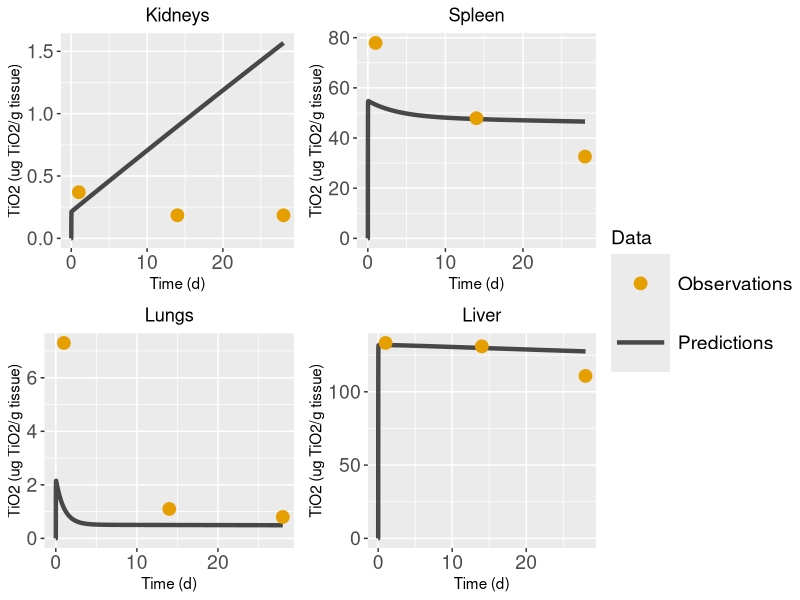

The R script that drew this image: (Note: this script raises an error after producing the figure.)
library(deSolve)
setwd("/Users/ptsir/Documents/GitHub/PBK_Grouping/TiO2/Validation")


#####################################
### Function to create Parameters ###
#####################################
create.params <- function(user_input){
  with( as.list(user_input),{
    ### Important!!! each compartment has a specific index vectors Tissue_fractions, Regional_flow_fractions, Capillary_fractions and cannot be changed
    # The index of each compartment:
    #Rest of Body (rob) --> 1
    #Heart (ht) --> 2
    #Kidneys (ki) --> 3
    #Brain (br) --> 4
    #Spleen (spl) --> 5
    #Lungs (lu) --> 6
    #Liver (li) --> 7
    #Uterus (ut) --> 8
    #Bone (bone) --> 9
    #Adipose (ad) --> 10
    #Skin (skin) --> 11
    #Muscles (mu) --> 12
    #Gastrointestinal track (GIT) --> 13
    
    
    comp_names <- list( "RoB"="RoB","Heart"="Heart", "Kidneys"="Kidneys", "Brain"= NA, "Spleen"="Spleen",
                        "Lungs"="Lungs", "Liver"="Liver", "Uterus"=NA, "Bone"="Bone", "Adipose"=NA, "Skin"=NA,
                        "Muscles"=NA, "GIT"="GIT") #used as input in function, compartments that are used in pbpk
    
    
    # List with names of all possible compartments
    all_comps <- list("RoB"="RoB","Heart"="Heart", "Kidneys"="Kidneys", "Brain"="Brain", "Spleen"="Spleen",
                      "Lungs"="Lungs", "Liver"="Liver", "Uterus"="Uterus", "Bone"="Bone", "Adipose"="Adipose", "Skin"="Skin", "Muscles"="Muscles",
                      "GIT"="GIT") # List with names of all possible compartments
    
    ### Density of tissues/organs
    d_tissue <- 1 #g/ml
    d_skeleton <- 1.92 #g/ml
    d_adipose <- 0.940 #g/ml
    
    Q_total <- (1.54*mass^0.75)*60 # Total Cardiac Output (ml/h)
    
    Total_Blood <- 0.06*mass+0.77 # Total blood volume (ml)
    
    fr_ad <- 0.0199*mass + 1.644 # w in g,  Brown et al.1997 p.420. This equation gives the  adipose % of body weight 
    
    
    # Physiological parameters units
    # V_blood, V_ven, V_art (ml): Volume of total blood, venous blood and arterial blood
    # w_i (g):                    mass of tissue or organ "i"
    # V_tis_i (ml):                volume of tissue or organ "i"
    # V_cap_i (ml):                volume of capillary blood in tissue "i"
    # Q_i, Q_total (ml/h):        regional blood flow of tissue or organ "i"
    
    fractions <- matrix(rep(NA, 4*13), ncol = 4)
    colnames(fractions) <- c("Tissue.weight.fraction.(%.of.BW)", "Regional.flow.fractions.(%.of.total.cardiac.output)",
                             "Capillary.fractions.(fraction.of.tissue.volume)", "Macrophage.fractions.(fraction.of.tissue.volume)" )
    fractions[,1] <- c(NA, 0.33, 0.730, 0.570, 0.200, 0.500, 3.660, 0.011, 10.000, NA, 19.030, 40.000, 2.700)
    fractions[,2] <- c(NA, 4.90, 14.10, 2.00, 1.22, 100.00, 17.40, 1.11, 12.20, 7.00, 5.80, 27.80, 14.00)
    fractions[,3] <- c(0.0400, 0.2600, 0.1600, 0.0300, 0.2200, 0.3600, 0.2100, 0.0770, 0.0400, 0.0055, 0.0200, 0.0143, 0.0500)
    fractions[,4] <- c(0.02, 0.02, 0.02, 0.04, 0.30, 0.04, 0.10, 0.02, 0.04, 0.04, 0.02, 0.02, NA)
    rownames(fractions) <- all_comps
    
    #Tissue weight fraction 
    Tissue_fractions <- fractions[,1]/100 # % of BW. Na values refers to the volume of the rest organs(RoB)
    Tissue_fractions[10] <- fr_ad/100
    #Regional blood flow fraction
    Regional_flow_fractions <- fractions[,2]/100 # % of total cardiac output
    #Capillary volume fractions (fractions of tissue volume)
    Capillary_fractions <- fractions[,3] # of tissue volume
    
    
    W_tis <- rep(0,length(comp_names))
    V_tis <- rep(0,length(comp_names))
    V_cap <- rep(0,length(comp_names))
    W_macro <- rep(0,length(comp_names))  #one more for blood compartment
    Q <- rep(0,length(comp_names))
    
    # The following values were calculated by dividing the %ID/ g tissue with the %ID w/o free 48 from Table 2 of Kreyling et al. (2017)
    # Thus, they represent the average mass, in grams, of the respective tissues in each time group.
    liver_expw <- mean(c(8.57, 8.92, 9.30, 8.61, 9.20))
    spleen_expw <- mean(c(0.93, 0.75, 0.97, 0.68, 0.71))
    kidneys_expw <- mean(c(2.27, 2.36, 2.44, 2.11, 2.26))
    lungs_expw <- mean(c(1.87, 1.60, 1.80, 1.48, 1.31))
    heart_expw <- mean(c(0.89, 1.00, 1.00, 1.00, 0.88))
    blood_expw <- mean(c(16.52, 17.45, 15.33, 18.50, 18.00))
    carcass_expw <- mean(c(206.00, 203.33, 184.00, 202.00, 203.75))
    skeleton_expw <- mean(c(26.15, 27.50, 25.56, 25.79, 25.26))
    soft_tissues <- mean(c(228.57, 253.85, 214.29, 225.93, 231.04))
    
    # ### Calculation of tissue weights  
    # W_tis[2] <- heart_expw
    # W_tis[3] <- kidneys_expw
    # W_tis[5] <- spleen_expw
    # W_tis[6] <- lungs_expw
    # W_tis[7] <- liver_expw
    # W_tis[9] <- skeleton_expw
    # W_tis[13] <- Tissue_fractions[13]*mass
    # 
    
    for (i in 1:length(comp_names)) {
      control <- comp_names[i]
      
      Regional_flow_fractions[i] <- ifelse(is.na(control), NA, Regional_flow_fractions[i])
      Capillary_fractions[i] <- ifelse(is.na(control), NA, Capillary_fractions[i])
      Tissue_fractions[i] <- ifelse(is.na(control), NA, Tissue_fractions[i])
      ###Calculation of tissue volumes
      W_tis[i] <- mass*Tissue_fractions[i]
      if (i==9){
        V_tis[i] <- W_tis[i]/d_skeleton
      } else if(i==10){
        V_tis[i] <- W_tis[i]/d_adipose
      } else{
        V_tis[i] <- W_tis[i]/d_tissue 
      }
      
      ###Calculation of capillary volumes
      V_cap[i] <- V_tis[i]*Capillary_fractions[i]
      
      ###Calculation of regional blood flows
      Q[i] <- Q_total*Regional_flow_fractions[i]
    }
    
    
    ### Calculations for "Soft tissue" compartment
    W_tis[1] <- mass - sum(W_tis[2:length(W_tis)], na.rm = TRUE)-Total_Blood
    V_tis[1] <- W_tis[1]/d_adipose     
    Q[1] <- Q_total - sum(Q[2:length(Q)],na.rm = TRUE) + Q[6]
    V_cap[1] <- V_tis[1]*Capillary_fractions[1] #Total_Blood - Vven - Vart - sum(V_cap[2:length(V_cap)], na.rm = TRUE)
    
    parameters <- matrix(c(W_tis[],V_tis[],V_cap[],Q[],W_macro[]), ncol = 5)
    colnames(parameters) <- c("W_tis", "V_tis", "V_cap", "Q", "W_macro")
    rownames(parameters) <- all_comps
    
    Vven=0.64*Total_Blood
    Vart=0.15*Total_Blood
    Wm_ven=0.01*Vven
    Wm_art=0.01*Vart
    
    return(list(
      "Q_total"=Q_total, "V_blood"=Total_Blood, "V_ven"=Vven, "V_art"=Vart,
      
      "w_rob"=parameters[1,1], "w_ht"=parameters[2,1], "w_ki"=parameters[3,1], "w_spl"=parameters[5,1], "w_lu"=parameters[6,1], "w_li"=parameters[7,1], "w_bone"=parameters[9,1], "w_git"=parameters[13,1],
      
      "V_tis_rob"=parameters[1,2], "V_tis_ht"=parameters[2,2], "V_tis_ki"=parameters[3,2], "V_tis_spl"=parameters[5,2], "V_tis_lu"=parameters[6,2], "V_tis_li"=parameters[7,2], "V_tis_bone"=parameters[9,2], "V_tis_git"=parameters[13,2], 
      
      "V_cap_rob"=parameters[1,3], "V_cap_ht"=parameters[2,3], "V_cap_ki"=parameters[3,3], "V_cap_spl"=parameters[5,3], "V_cap_lu"=parameters[6,3], "V_cap_li"=parameters[7,3], "V_cap_bone"=parameters[9,3], "V_cap_git"=parameters[13,3],
      
      "Q_rob"=parameters[1,4], "Q_ht"=parameters[2,4], "Q_ki"=parameters[3,4], "Q_spl"=parameters[5,4], "Q_lu"=parameters[6,4], "Q_li"=parameters[7,4], "Q_bone"=parameters[9,4], "Q_git"=parameters[13,4],
      "dose" = dose, "administration" = administration_time
      
    ))
  })
}

#===============================================
#2. Function to create initial values for ODEs 
#===============================================

create.inits <- function(parameters){
  with( as.list(parameters),{
    M_ht<-0; M_lu<-0; M_li<-0; M_spl<-0; M_ki<-0; M_git<-0; M_bone<-0; M_rob<-0;
    
    M_cap_ht<-0; M_cap_lu<-0; M_cap_li<-0; M_cap_spl<-0; M_cap_ki<-0; M_cap_git<-0; M_cap_bone<-0; M_cap_rob<-0;
    
    M_lumen <- 0;
    M_ven<-0; M_art<-0
    M_feces<-0; M_urine<-0 
    
    return(c("M_ht" = M_ht, "M_lu" = M_lu, 
             "M_li" = M_li, "M_spl" = M_spl, 
             "M_ki" = M_ki, "M_git" = M_git, 
             "M_bone" = M_bone,"M_rob"=M_rob,
             
             "M_cap_ht" = M_cap_ht, "M_cap_lu" = M_cap_lu, 
             "M_cap_li" = M_cap_li, "M_cap_spl" = M_cap_spl, 
             "M_cap_ki" = M_cap_ki, "M_cap_git" = M_cap_git, 
             "M_cap_bone" = M_cap_bone,"M_cap_rob"=M_cap_rob,
             
             "M_lumen" = M_lumen,
             "M_ven" = M_ven, "M_art" = M_art, "M_feces" = M_feces, "M_urine" = M_urine))
    
  })
}

#==============
#3.Function for creating events #
#==============
create.events<- function(parameters){
  with( as.list(parameters),{
    
    ldose <- length(dose)
    ltimes <- length(administration)
    
    addition <- dose
    if (ltimes == ldose){
      events <- list(data = rbind(data.frame(var = "M_ven",  time = administration, 
                                             value = addition, method = c("add")) ))
    }else{
      stop("The times when the drug is injected should be equal in number to the doses")
    }
    
    
    return(events)
  }) 
}

###################
# 4.Custom function 
###################

custom.func <- function(){
  return()
}


#==============
#5. ODEs System
#==============
ode.func <- function(time, Initial.values, Parameters, custom.func){
  with( as.list(c(Initial.values, Parameters)),{
    
    position <- c(1,2,3,4,3,1,5,1,6,7,6,8,7,6,9,10)
    fit_pars <-exp(c(-0.133735, 2.122784, 7.684528, 6.6723, 1.761389, -2.18345, 
                     -9.489032, -2.726946, -6.120888, -8.849567, -2.124971, -9.946329)) 
    
    P_ht <- fit_pars[position[1]]
    P_lu <- fit_pars[position[2]]
    P_li <- fit_pars[position[3]]
    P_spl <- fit_pars[position[4]]
    P_ki <- fit_pars[position[5]]
    P_git <- fit_pars[position[6]]
    P_bone <- fit_pars[position[7]]
    P_rob <- fit_pars[position[8]]
    
    x_ht <- fit_pars[position[9]]
    x_lu <- fit_pars[position[10]]
    x_li <- fit_pars[position[11]]
    x_spl <- fit_pars[position[12]]
    x_ki <- fit_pars[position[13]]
    x_git <- fit_pars[position[14]]
    x_bone <- fit_pars[position[15]]
    x_rob <- fit_pars[position[16]]
    
    CLE_f <- fit_pars[length(fit_pars)-1]
    CLE_h <- fit_pars[length(fit_pars)]
    CLE_u <- 0
    
    
    # Concentrations (micro grams of NPs)/(g tissue)
    C_ht <- M_ht/w_ht
    C_cap_ht <- M_cap_ht/V_cap_ht
    C_lu <- M_lu/w_lu
    C_cap_lu <- M_cap_lu/V_cap_lu
    C_li <- M_li/w_li
    C_cap_li <- M_cap_li/V_cap_li
    C_spl <- M_spl/w_spl
    C_cap_spl <- M_cap_spl/V_cap_spl
    C_ki <- M_ki/w_ki
    C_cap_ki <- M_cap_ki/V_cap_ki
    C_git <- M_git/w_git
    C_cap_git <- M_cap_git/V_cap_git
    C_bone <- M_bone/w_bone
    C_cap_bone <- M_cap_bone/V_cap_bone
    C_rob <- M_rob/w_rob
    C_cap_rob <- M_cap_rob/V_cap_rob
    
    C_ven <- M_ven/V_ven
    C_art <- M_art/V_art
    
    # Heart
    dM_cap_ht <- Q_ht*(C_art - C_cap_ht) - x_ht*Q_ht*(C_cap_ht - C_ht/P_ht)
    dM_ht <- x_ht*Q_ht*(C_cap_ht - C_ht/P_ht) 
    
    # Lungs
    dM_cap_lu <- Q_total*(C_ven - C_cap_lu) - x_lu*Q_total*(C_cap_lu - C_lu/P_lu)
    dM_lu <-  x_lu*Q_total*(C_cap_lu - C_lu/P_lu)
    
    # Liver 
    dM_cap_li <- Q_li*(C_art - C_cap_li) + Q_spl*(C_cap_spl - C_cap_li) + Q_git*(C_cap_git - C_cap_li) -
      x_li*(Q_li+Q_git+Q_spl)*(C_cap_li - C_li/P_li)
    dM_li <- x_li*(Q_li+Q_git+Q_spl)*(C_cap_li - C_li/P_li) - CLE_h*M_li
    
    # Spleen
    dM_cap_spl <- Q_spl*(C_art - C_cap_spl) - x_spl*Q_spl*(C_cap_spl - C_spl/P_spl)
    dM_spl <- x_spl*Q_spl*(C_cap_spl - C_spl/P_spl) 
    
    # Kidneys
    dM_cap_ki <- Q_ki*(C_art - C_cap_ki) - x_ki*Q_ki*(C_cap_ki - C_ki/P_ki)- CLE_u*M_cap_ki
    dM_ki <- x_ki*Q_ki*(C_cap_ki - C_ki/P_ki) 
    
    # GIT - Gastrointestinal Track
    dM_cap_git <- Q_git*(C_art - C_cap_git) - x_git*Q_git*(C_cap_git - C_git/P_git)
    dM_git <- x_git*Q_git*(C_cap_git - C_git/P_git) 
    dM_lumen <- CLE_h*M_li - CLE_f *M_lumen 
    
    # Bone
    dM_cap_bone <- Q_bone*(C_art - C_cap_bone) - x_bone*Q_bone*(C_cap_bone - C_bone/P_bone)
    dM_bone <- x_bone*Q_bone*(C_cap_bone - C_bone/P_bone) 
    
    
    # RoB - Rest of Body
    dM_cap_rob <- Q_rob*(C_art - C_cap_rob) - x_rob*Q_rob*(C_cap_rob - C_rob/P_rob)
    dM_rob <- x_rob*Q_rob*(C_cap_rob - C_rob/P_rob) 
    
    # Urine
    dM_urine <- CLE_u*M_cap_ki
    
    # Feces
    dM_feces <- CLE_f*M_lumen
    
    # Venous Blood
    dM_ven <- Q_ht*C_cap_ht + (Q_li + Q_spl+Q_git)*C_cap_li + Q_ki*C_cap_ki +
      Q_bone*C_cap_bone + Q_rob*C_cap_rob - Q_total*C_ven
    
    # Arterial Blood
    dM_art <-  Q_total*C_cap_lu - Q_total*C_art
    
    Blood_total <- M_ven + M_art + M_cap_ht + M_cap_lu +M_cap_li+M_cap_spl+
      M_cap_ki+ M_cap_git+M_cap_bone+M_cap_rob
    Blood <- Blood_total/(V_blood)
    
    C_git_total <- (M_git+M_lumen)/w_git
    
    list(c("dM_ht" = dM_ht, "dM_lu" = dM_lu, 
           "dM_li" = dM_li, "dM_spl" = dM_spl, 
           "dM_ki" = dM_ki, "dM_git" = dM_git, 
           "dM_bone" = dM_bone,"dM_rob"=dM_rob,
           
           "dM_cap_ht" = dM_cap_ht, "dM_cap_lu" = dM_cap_lu, 
           "dM_cap_li" = dM_cap_li, "dM_cap_spl" = dM_cap_spl, 
           "dM_cap_ki" = dM_cap_ki, "dM_cap_git" = dM_cap_git, 
           "dM_cap_bone" = dM_cap_bone,"dM_cap_rob"=dM_cap_rob,
           
           "dM_lumen" = dM_lumen,
           "dM_ven" = dM_ven, "dM_art" = dM_art, "dM_feces" = dM_feces, "dM_urine" = dM_urine),
         
         "Heart" = M_ht+M_cap_ht, "Lungs" = M_lu + M_cap_lu, "Liver" = M_li + M_cap_li,
         "Spleen" = M_spl + M_cap_spl, "Kidneys" = M_ki + M_cap_ki,
         "Git" = M_git+M_lumen + M_cap_git, "Bone" = M_bone + M_cap_bone,
         "RoB" = M_rob + M_cap_rob, "Blood" = M_ven + M_art,
         
         
         "C_Blood"=Blood,
         "C_Heart"=C_ht, "C_Lungs"=C_lu, "C_Liver"=C_li, "C_Spleen"=C_spl,
         "C_Kidneys"=C_ki, "C_Git"=C_git_total, "C_Bone"=C_bone, "C_RoB"=C_rob,
         "Feces"=M_feces, "Urine"=M_urine)
  })
}

##############################
### Load experimental data ###
##############################

# Load the mean values 
# The units of the values are micro-g Ti per organ
mean_values <- openxlsx::read.xlsx("Data/Fabian_data/Fabian_data.xlsx",  colNames = T, rowNames = F)
control_values <- openxlsx::read.xlsx("Data/Fabian_data/Fabian_data.xlsx", sheet=2,  colNames = T, rowNames = F)
# Subtract the control values
mean_values[-1] <- mean_values[-1] - control_values[-1]
# replace the negative values of the kidney concentrations with the half of the 
# minimum concentration measured in kidney
mean_values$Kidneys[which(mean_values$Kidneys <= 0 )] <- min(mean_values$Kidneys[which(mean_values$Kidneys > 0 )])/2

# Transform time into hours
mean_values[,1] <- mean_values[,1]*24

Body_mass <- 250 # g
Dose_per_rat <- 5 # ug/g
################################################################################

####################
### User's INPUT ###
####################
mass <- Body_mass # g  
dose <- Dose_per_rat*Body_mass # ug TiO2
administration_time = 0.1
user_input <-list("dose" = dose, "mass" = mass, "administration_time" = administration_time)

params<-create.params(user_input)
inits <- create.inits(params)
events <- create.events(params)


sample_time <- sort(unique(c(mean_values$Time, seq(0, 28*24, 0.1))))  
solution <- data.frame(ode(times = sample_time,  func = ode.func, y = inits, parms = params, 
                           custom.func = custom.func, method="lsodes",  events = events))

predictions <- solution[,c('time', 'C_Lungs', 'C_Liver', 'C_Spleen', 'C_Kidneys')]
predictions[,-1] = predictions[,-1] 


library(ggplot2)

# Defining the linetype and colour of each curve
cls <-  c("Predictions" = "#000000", "Observations" = "#E69F00")


create.plots <- function(observations, predictions, compartment){  
  
  concentration_names <- c('C_Kidneys', 'C_Spleen', 'C_Lungs','C_Liver'  )
  selected_compartment = concentration_names[which(plot_compartment == compartment)]
  print(selected_compartment)
  test_plot = ggplot()+
    geom_line(data=predictions, aes(x= time/24, y= !!as.name(selected_compartment), color = "Predictions"), size=1.5,alpha = 0.7) +
    geom_point(data=observations, aes(x=Time/24, y= !!as.name(compartment), color='Observations'), size=4)+
    #scale_y_continuous(trans='log10')+
    labs(title = compartment, 
         y = "TiO2 (ug TiO2/g tissue)",
         x = "Time (d)")+
    theme(plot.title = element_text(hjust = 0.5))+
    scale_color_manual("Data", values=cls)+
    theme(legend.key.size = unit(1.5, 'cm'),  
          legend.title = element_text(size=14),
          legend.text = element_text(size=14),
          axis.text = element_text(size = 14))
  
  #print(test_plot)
  
}




plot_compartment <- c("Kidneys", "Spleen", "Lungs",  "Liver")

p1 <-  create.plots(mean_values, predictions, plot_compartment[1])
p2 <-  create.plots(mean_values, predictions, plot_compartment[2])
p3 <-  create.plots(mean_values, predictions, plot_compartment[3])
p4 <-  create.plots(mean_values, predictions, plot_compartment[4])



ggpubr::ggarrange(p1, p2, p3, p4,
                  ncol=2, nrow=2, 
                  common.legend = TRUE, legend="right")

# Gather the required data for the x-y plot
colnames(predictions) <- c("Time", "Lungs", "Liver", "Spleen", "Kidneys")

results_df <- data.frame(matrix(NA, ncol = 9))
colnames(results_df) <- c("Study", "NM Type", "Anatase %", "Rutile %", "Dose", "Injections", "Tissue", "Observed", "Predicted")

Study_name <- c("Fabian et al. (2008)")
# loop over tissues
for (j in 2:dim(mean_values)[2]) {
  
  added_data <- cbind.data.frame(Study_name, "25 nm", 70, 30, dose, 1, colnames(mean_values)[j] ,mean_values[,j], predictions[which(predictions$Time %in% mean_values$Time), 
                                                   colnames(mean_values)[j]])
  colnames(added_data) <- c("Study", "NM Type", "Anatase %", "Rutile %", "Dose", "Injections", "Tissue", "Observed", "Predicted")
  
  results_df <- rbind(results_df, added_data)
  
}

results_df <- results_df[-1,]

write.csv(results_df,
          "/Users/ptsir/Documents/GitHub/PBK_Grouping/TiO2/Validation/Validation_results/Fabian_results.csv",
          row.names =F)
